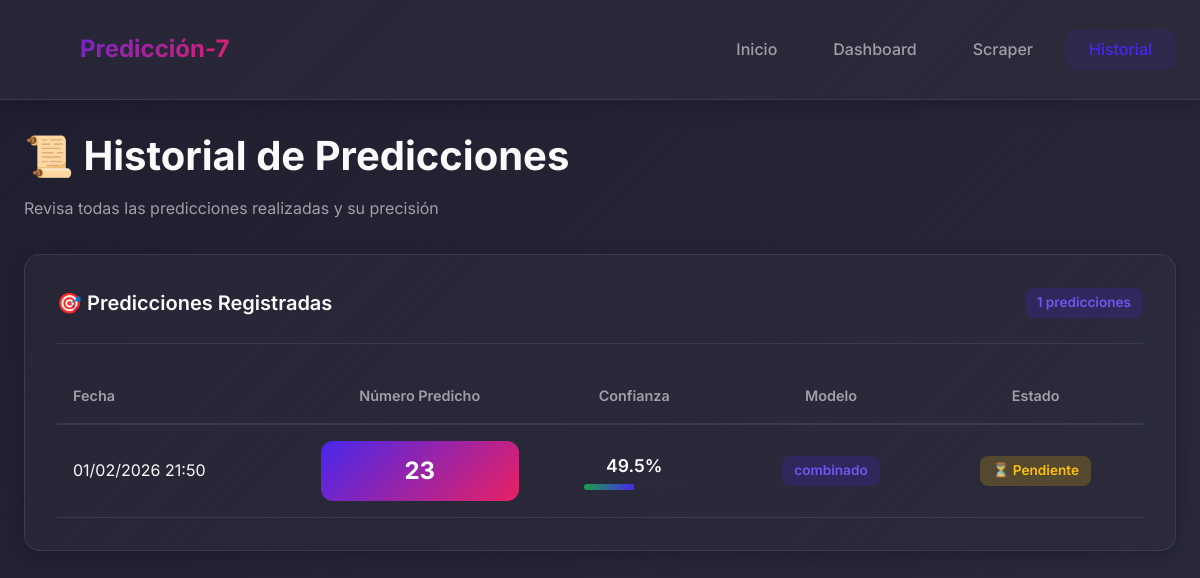
The page /historial on the database its author committed.
### database.py (models this page shows)
class Prediccion(Base):
    __tablename__ = 'predicciones'
    id = Column(Integer, primary_key=True)
    numero_predicho = Column(Integer, nullable=False)
    confianza = Column(Float)
    fecha_prediccion = Column(DateTime, default=datetime.utcnow)
    modelo_usado = Column(String(100))
    acertado = Column(Boolean, default=None)
    numero_real = Column(Integer, default=None)

### app.py (the view)
@app.route('/historial')
def historial():
    session = get_session()
    try:
        predicciones = session.query(Prediccion)\
            .order_by(Prediccion.fecha_prediccion.desc())\
            .limit(100)\
            .all()
        return render_template('historial.html', predicciones=predicciones)
    finally:
        session.close()

### database.py (called while the page is built)
def get_session():
    return Session()

### templates/historial.html (shortened to what this page needs)
{% extends 'base.html' %}
{% block content %}
<div class="fade-in">
    <div style="margin-bottom: 2rem;">
        <h1 style="font-size: 2.5rem; font-weight: 700; margin-bottom: 0.5rem;">📜 Historial de Predicciones</h1>
        <p style="color: var(--text-secondary);">Revisa todas las predicciones realizadas y su precisión</p>
    </div>
    {% if predicciones %}
    <div class="card">
        <div class="card-header">
            <h2 class="card-title">🎯 Predicciones Registradas</h2>
            <span class="badge badge-primary">{{ predicciones|length }} predicciones</span>
        </div>
        <div style="overflow-x: auto;">
            <table style="width: 100%; border-collapse: collapse;">
                <thead>
                    <tr style="border-bottom: 2px solid var(--border);">
                        <th
                            style="padding: 1rem; text-align: left; color: var(--text-secondary); font-weight: 600; font-size: 0.9rem;">
                            Fecha</th>
                        <th
                            style="padding: 1rem; text-align: center; color: var(--text-secondary); font-weight: 600; font-size: 0.9rem;">
                            Número Predicho</th>
                        <th
                            style="padding: 1rem; text-align: center; color: var(--text-secondary); font-weight: 600; font-size: 0.9rem;">
                            Confianza</th>
                        <th
                            style="padding: 1rem; text-align: center; color: var(--text-secondary); font-weight: 600; font-size: 0.9rem;">
                            Modelo</th>
                        <th
                            style="padding: 1rem; text-align: center; color: var(--text-secondary); font-weight: 600; font-size: 0.9rem;">
                            Estado</th>
                    </tr>
                </thead>
                <tbody>
                    {% for pred in predicciones %}
                    <tr style="border-bottom: 1px solid var(--border); transition: all var(--transition-base);"
                        onmouseover="this.style.background='var(--bg-tertiary)'"
                        onmouseout="this.style.background='transparent'">
                        <td style="padding: 1rem;">
                            {{ pred.fecha_prediccion.strftime('%d/%m/%Y %H:%M') }}
                        </td>
                        <td style="padding: 1rem; text-align: center;">
                            <div
                                style="display: inline-block; min-width: 60px; min-height: 60px; display: flex; align-items: center; justify-content: center; background: linear-gradient(135deg, var(--primary) 0%, var(--accent) 100%); border-radius: var(--radius-md); font-size: 1.5rem; font-weight: 700; color: white;">
                                {{ pred.numero_predicho }}
                            </div>
                        </td>
                        <td style="padding: 1rem; text-align: center;">
                            <div style="display: flex; flex-direction: column; align-items: center; gap: 0.25rem;">
                                <div style="font-weight: 600; font-size: 1.1rem;">
                                    {{ (pred.confianza * 100)|round(1) }}%
                                </div>
                                <div
                                    style="width: 100px; height: 6px; background: var(--bg-secondary); border-radius: 3px; overflow: hidden;">
                                    <div
                                        style="height: 100%; background: linear-gradient(90deg, var(--success) 0%, var(--primary) 100%); width: {{ (pred.confianza * 100)|round }}%;">
                                    </div>
                                </div>
                            </div>
                        </td>
                        <td style="padding: 1rem; text-align: center;">
                            <span class="badge badge-primary">{{ pred.modelo_usado }}</span>
                        </td>
                        <td style="padding: 1rem; text-align: center;">
                            {% if pred.acertado == True %}
                            <span class="badge badge-success">✅ Acertado</span>
                            {% else %}
                            <span class="badge badge-warning">⏳ Pendiente</span>
                            {% endif %}
                        </td>
                    </tr>
                    {% endfor %}
                </tbody>
            </table>
        </div>
    </div>
    {% endif %}
</div>
{% endblock %}

### static/style.css (style rules this page uses)
:root { --primary: hsl(250, 84%, 54%); --primary-dark: hsl(250, 84%, 44%); --primary-light: hsl(250, 84%, 64%); --accent: hsl(340, 82%, 52%); --accent-light: hsl(340, 82%, 62%); --success: hsl(142, 76%, 36%); --warning: hsl(45, 100%, 51%); --danger: hsl(348, 86%, 61%); --info: hsl(204, 86%, 53%); --bg-primary: hsl(240, 21%, 15%); --bg-secondary: hsl(240, 17%, 20%); --bg-tertiary: hsl(240, 14%, 25%); --bg-card: hsl(240, 17%, 18%); --text-primary: hsl(0, 0%, 98%); --text-secondary: hsl(240, 5%, 64%); --text-muted: hsl(240, 5%, 50%); --border: hsla(240, 14%, 35%, 0.5); --shadow-sm: 0 2px 8px hsla(240, 30%, 10%, 0.3); --shadow-md: 0 4px 16px hsla(240, 30%, 10%, 0.4); --shadow-lg: 0 8px 32px hsla(240, 30%, 10%, 0.5); --shadow-glow: 0 0 20px hsla(250, 84%, 54%, 0.3); --spacing-xs: 0.5rem; --spacing-sm: 1rem; --spacing-md: 1.5rem; --spacing-lg: 2rem; --spacing-xl: 3rem; --radius-sm: 8px; --radius-md: 12px; --radius-lg: 16px; --radius-xl: 24px; --transition-fast: 150ms cubic-bezier(0.4, 0, 0.2, 1); --transition-base: 250ms cubic-bezier(0.4, 0, 0.2, 1); --transition-slow: 350ms cubic-bezier(0.4, 0, 0.2, 1); }
* { margin: 0; padding: 0; box-sizing: border-box; }
body { font-family: 'Inter', -apple-system, BlinkMacSystemFont, 'Segoe UI', Roboto, sans-serif; background: linear-gradient(135deg, var(--bg-primary) 0%, var(--bg-secondary) 100%); color: var(--text-primary); line-height: 1.6; min-height: 100vh; }
.card { background: linear-gradient(135deg, var(--bg-card) 0%, var(--bg-secondary) 100%); border-radius: var(--radius-lg); padding: var(--spacing-lg); box-shadow: var(--shadow-md); border: 1px solid var(--border); transition: all var(--transition-base); }
.card-header { display: flex; justify-content: space-between; align-items: center; margin-bottom: var(--spacing-md); padding-bottom: var(--spacing-md); border-bottom: 1px solid var(--border); }
.card-title { font-size: 1.25rem; font-weight: 600; color: var(--text-primary); }
.badge { display: inline-block; padding: 0.25rem 0.75rem; border-radius: var(--radius-sm); font-size: 0.85rem; font-weight: 600; }
.badge-primary { background: hsla(250, 84%, 54%, 0.2); color: var(--primary-light); }
.badge-warning { background: hsla(45, 100%, 51%, 0.2); color: var(--warning); }
.fade-in { animation: fadeIn var(--transition-slow) ease-out; }

### rows shown on the page
Prediccion: fecha_prediccion "01/02/2026 21:50", numero_predicho "23", (pred.confianza*100)|round(1) "49.5", modelo_usado "combinado", shows "⏳ Pendiente"

### other values the page prints
{{ predicciones|length }} "1"
